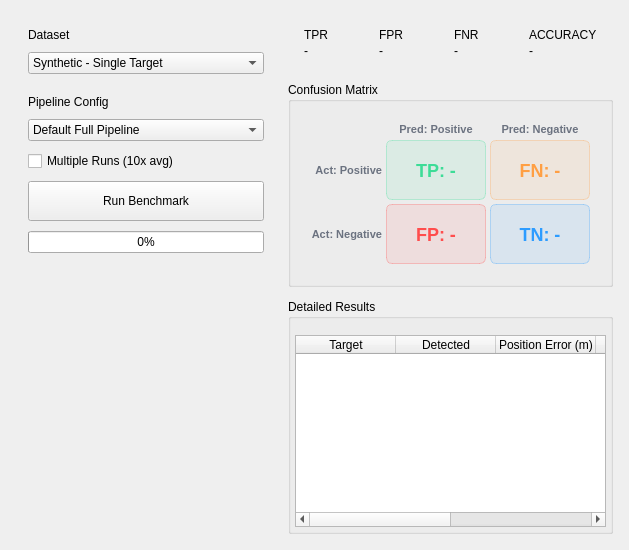
      <widget class="QWidget" name="tabBenchmark">
       <attribute name="title">
        <string>Benchmark</string>
       </attribute>
       <layout class="QHBoxLayout" name="benchLay">
        <property name="spacing">
         <number>12</number>
        </property>
        <property name="leftMargin">
         <number>16</number>
        </property>
        <property name="topMargin">
         <number>16</number>
        </property>
        <property name="rightMargin">
         <number>16</number>
        </property>
        <property name="bottomMargin">
         <number>16</number>
        </property>
        <item>
         <widget class="QFrame" name="cardFrame">
          <property name="minimumSize">
           <size>
            <width>260</width>
            <height>0</height>
           </size>
          </property>
          <property name="maximumSize">
           <size>
            <width>300</width>
            <height>16777215</height>
           </size>
          </property>
          <layout class="QVBoxLayout" name="benchCtrlLay">
           <property name="spacing">
            <number>10</number>
           </property>
           <property name="leftMargin">
            <number>12</number>
           </property>
           <property name="topMargin">
            <number>12</number>
           </property>
           <property name="rightMargin">
            <number>12</number>
           </property>
           <property name="bottomMargin">
            <number>12</number>
           </property>
           <item>
            <widget class="QLabel" name="sectionLabel_12">
             <property name="text">
              <string>Dataset</string>
             </property>
            </widget>
           </item>
           <item>
            <widget class="QComboBox" name="cmbBenchDS">
             <item>
              <property name="text">
               <string>Synthetic - Single Target</string>
              </property>
             </item>
             <item>
              <property name="text">
               <string>Synthetic - Multi Target</string>
              </property>
             </item>
             <item>
              <property name="text">
               <string>Synthetic - Noisy</string>
              </property>
             </item>
             <item>
              <property name="text">
               <string>Real Dataset A</string>
              </property>
             </item>
             <item>
              <property name="text">
               <string>Real Dataset B</string>
              </property>
             </item>
             <item>
              <property name="text">
               <string>Custom File...</string>
              </property>
             </item>
            </widget>
           </item>
           <item>
            <widget class="QFrame" name="hSep10">
             <property name="minimumSize">
              <size>
               <width>0</width>
               <height>1</height>
              </size>
             </property>
            </widget>
           </item>
           <item>
            <widget class="QLabel" name="sectionLabel_13">
             <property name="text">
              <string>Pipeline Config</string>
             </property>
            </widget>
           </item>
           <item>
            <widget class="QComboBox" name="cmbBenchPipe">
             <item>
              <property name="text">
               <string>Default Full Pipeline</string>
              </property>
             </item>
             <item>
              <property name="text">
               <string>Minimal (No Fusion)</string>
              </property>
             </item>
             <item>
              <property name="text">
               <string>Aggressive Detection</string>
              </property>
             </item>
             <item>
              <property name="text">
               <string>Conservative</string>
              </property>
             </item>
            </widget>
           </item>
           <item>
            <widget class="QCheckBox" name="chkBenchMulti">
             <property name="text">
              <string>Multiple Runs (10x avg)</string>
             </property>
            </widget>
           </item>
           <item>
            <widget class="QPushButton" name="btnRunBench">
             <property name="minimumSize">
              <size>
               <width>0</width>
               <height>40</height>
              </size>
             </property>
             <property name="text">
              <string>Run Benchmark</string>
             </property>
            </widget>
           </item>
           <item>
            <widget class="QProgressBar" name="benchProgress">
             <property name="value">
              <number>0</number>
             </property>
            </widget>
           </item>
           <item>
            <spacer name="benchCtrlSp">
             <property name="orientation">
              <enum>Qt::Vertical</enum>
             </property>
             <property name="sizeHint" stdset="0">
              <size>
               <width>0</width>
               <height>0</height>
              </size>
             </property>
            </spacer>
           </item>
          </layout>
         </widget>
        </item>
        <item>
         <layout class="QVBoxLayout" name="benchResLay">
          <property name="spacing">
           <number>12</number>
          </property>
          <item>
           <layout class="QHBoxLayout" name="benchMetricsLay">
            <property name="spacing">
             <number>10</number>
            </property>
            <item>
             <widget class="QFrame" name="cardFrame">
              <layout class="QVBoxLayout" name="tprCLay">
               <property name="spacing">
                <number>2</number>
               </property>
               <property name="leftMargin">
                <number>16</number>
               </property>
               <property name="topMargin">
                <number>12</number>
               </property>
               <property name="rightMargin">
                <number>16</number>
               </property>
               <property name="bottomMargin">
                <number>12</number>
               </property>
               <item>
                <widget class="QLabel" name="metricLabel">
                 <property name="text">
                  <string>TPR</string>
                 </property>
                </widget>
               </item>
               <item>
                <widget class="QLabel" name="valueLabel">
                 <property name="text">
                  <string>-</string>
                 </property>
                </widget>
               </item>
              </layout>
             </widget>
            </item>
            <item>
             <widget class="QFrame" name="cardFrame">
              <layout class="QVBoxLayout" name="fprCLay">
               <property name="spacing">
                <number>2</number>
               </property>
               <property name="leftMargin">
                <number>16</number>
               </property>
               <property name="topMargin">
                <number>12</number>
               </property>
               <property name="rightMargin">
                <number>16</number>
               </property>
               <property name="bottomMargin">
                <number>12</number>
               </property>
               <item>
                <widget class="QLabel" name="metricLabel">
                 <property name="text">
                  <string>FPR</string>
                 </property>
                </widget>
               </item>
               <item>
                <widget class="QLabel" name="valueLabel">
                 <property name="text">
                  <string>-</string>
                 </property>
                </widget>
               </item>
              </layout>
             </widget>
            </item>
            <item>
             <widget class="QFrame" name="cardFrame">
              <layout class="QVBoxLayout" name="fnrCLay">
               <property name="spacing">
                <number>2</number>
               </property>
               <property name="leftMargin">
                <number>16</number>
               </property>
               <property name="topMargin">
                <number>12</number>
               </property>
               <property name="rightMargin">
                <number>16</number>
               </property>
               <property name="bottomMargin">
                <number>12</number>
               </property>
               <item>
                <widget class="QLabel" name="metricLabel">
                 <property name="text">
                  <string>FNR</string>
                 </property>
                </widget>
               </item>
               <item>
                <widget class="QLabel" name="valueLabel">
                 <property name="text">
                  <string>-</string>
                 </property>
                </widget>
               </item>
              </layout>
             </widget>
            </item>
            <item>
             <widget class="QFrame" name="cardFrame">
              <layout class="QVBoxLayout" name="accCLay">
               <property name="spacing">
                <number>2</number>
               </property>
               <property name="leftMargin">
                <number>16</number>
               </property>
               <property name="topMargin">
                <number>12</number>
               </property>
               <property name="rightMargin">
                <number>16</number>
               </property>
               <property name="bottomMargin">
                <number>12</number>
               </property>
               <item>
                <widget class="QLabel" name="metricLabel">
                 <property name="text">
                  <string>ACCURACY</string>
                 </property>
                </widget>
               </item>
               <item>
                <widget class="QLabel" name="valueLabel">
                 <property name="text">
                  <string>-</string>
                 </property>
                </widget>
               </item>
              </layout>
             </widget>
            </item>
           </layout>
          </item>
          <item>
           <widget class="QGroupBox" name="grpConfMatrix">
            <property name="title">
             <string>Confusion Matrix</string>
            </property>
            <layout class="QGridLayout" name="cmGrid">
             <property name="leftMargin">
              <number>20</number>
             </property>
             <property name="topMargin">
              <number>20</number>
             </property>
             <property name="rightMargin">
              <number>20</number>
             </property>
             <property name="bottomMargin">
              <number>20</number>
             </property>
             <property name="spacing">
              <number>4</number>
             </property>
             <item row="0" column="0">
              <widget class="QLabel" name="cmEmpty0">
               <property name="text">
                <string/>
               </property>
              </widget>
             </item>
             <item row="0" column="1">
              <widget class="QLabel" name="cmPredPos">
               <property name="styleSheet">
                <string notr="true">font-size:11px;font-weight:600;color:#6B7280;</string>
               </property>
               <property name="text">
                <string>Pred: Positive</string>
               </property>
               <property name="alignment">
                <set>Qt::AlignCenter</set>
               </property>
              </widget>
             </item>
             <item row="0" column="2">
              <widget class="QLabel" name="cmPredNeg">
               <property name="styleSheet">
                <string notr="true">font-size:11px;font-weight:600;color:#6B7280;</string>
               </property>
               <property name="text">
                <string>Pred: Negative</string>
               </property>
               <property name="alignment">
                <set>Qt::AlignCenter</set>
               </property>
              </widget>
             </item>
             <item row="1" column="0">
              <widget class="QLabel" name="cmActPos">
               <property name="styleSheet">
                <string notr="true">font-size:11px;font-weight:600;color:#6B7280;</string>
               </property>
               <property name="text">
                <string>Act: Positive</string>
               </property>
               <property name="alignment">
                <set>Qt::AlignRight|Qt::AlignTrailing|Qt::AlignVCenter</set>
               </property>
              </widget>
             </item>
             <item row="1" column="1">
              <widget class="QLabel" name="cmTP">
               <property name="minimumSize">
                <size>
                 <width>100</width>
                 <height>60</height>
                </size>
               </property>
               <property name="styleSheet">
                <string notr="true">background-color:rgba(61,220,151,0.1);border:1px solid rgba(61,220,151,0.3);border-radius:6px;font-size:18px;font-weight:700;color:#3DDC97;</string>
               </property>
               <property name="text">
                <string>TP: -</string>
               </property>
               <property name="alignment">
                <set>Qt::AlignCenter</set>
               </property>
              </widget>
             </item>
             <item row="1" column="2">
              <widget class="QLabel" name="cmFN">
               <property name="minimumSize">
                <size>
                 <width>100</width>
                 <height>60</height>
                </size>
               </property>
               <property name="styleSheet">
                <string notr="true">background-color:rgba(255,159,67,0.1);border:1px solid rgba(255,159,67,0.3);border-radius:6px;font-size:18px;font-weight:700;color:#FF9F43;</string>
               </property>
               <property name="text">
                <string>FN: -</string>
               </property>
               <property name="alignment">
                <set>Qt::AlignCenter</set>
               </property>
              </widget>
             </item>
             <item row="2" column="0">
              <widget class="QLabel" name="cmActNeg">
               <property name="styleSheet">
                <string notr="true">font-size:11px;font-weight:600;color:#6B7280;</string>
               </property>
               <property name="text">
                <string>Act: Negative</string>
               </property>
               <property name="alignment">
                <set>Qt::AlignRight|Qt::AlignTrailing|Qt::AlignVCenter</set>
               </property>
              </widget>
             </item>
             <item row="2" column="1">
              <widget class="QLabel" name="cmFP">
               <property name="minimumSize">
                <size>
                 <width>100</width>
                 <height>60</height>
                </size>
               </property>
               <property name="styleSheet">
                <string notr="true">background-color:rgba(255,77,77,0.1);border:1px solid rgba(255,77,77,0.3);border-radius:6px;font-size:18px;font-weight:700;color:#FF4D4D;</string>
               </property>
               <property name="text">
                <string>FP: -</string>
               </property>
               <property name="alignment">
                <set>Qt::AlignCenter</set>
               </property>
              </widget>
             </item>
             <item row="2" column="2">
              <widget class="QLabel" name="cmTN">
               <property name="minimumSize">
                <size>
                 <width>100</width>
                 <height>60</height>
                </size>
               </property>
               <property name="styleSheet">
                <string notr="true">background-color:rgba(45,156,255,0.1);border:1px solid rgba(45,156,255,0.3);border-radius:6px;font-size:18px;font-weight:700;color:#2D9CFF;</string>
               </property>
               <property name="text">
                <string>TN: -</string>
               </property>
               <property name="alignment">
                <set>Qt::AlignCenter</set>
               </property>
              </widget>
             </item>
            </layout>
           </widget>
          </item>
          <item>
           <widget class="QGroupBox" name="grpBenchResults">
            <property name="title">
             <string>Detailed Results</string>
            </property>
            <layout class="QVBoxLayout" name="benchResTableLay">
             <property name="leftMargin">
              <number>4</number>
             </property>
             <property name="topMargin">
              <number>16</number>
             </property>
             <property name="rightMargin">
              <number>4</number>
             </property>
             <property name="bottomMargin">
              <number>4</number>
             </property>
             <item>
              <widget class="QTableWidget" name="tableBenchResults">
               <property name="editTriggers">
                <set>QAbstractItemView::NoEditTriggers</set>
               </property>
               <property name="selectionMode">
                <enum>QAbstractItemView::NoSelection</enum>
               </property>
               <attribute name="horizontalHeaderStretchLastSection">
                <bool>true</bool>
               </attribute>
               <attribute name="verticalHeaderVisible">
                <bool>false</bool>
               </attribute>
               <column>
                <property name="text">
                 <string>Target</string>
                </property>
               </column>
               <column>
                <property name="text">
                 <string>Detected</string>
                </property>
               </column>
               <column>
                <property name="text">
                 <string>Position Error (m)</string>
                </property>
               </column>
               <column>
                <property name="text">
                 <string>Depth Error (m)</string>
                </property>
               </column>
               <column>
                <property name="text">
                 <string>Confidence</string>
                </property>
               </column>
               <column>
                <property name="text">
                 <string>Pass/Fail</string>
                </property>
               </column>
              </widget>
             </item>
            </layout>
           </widget>
          </item>
         </layout>
        </item>
       </layout>
      </widget>
